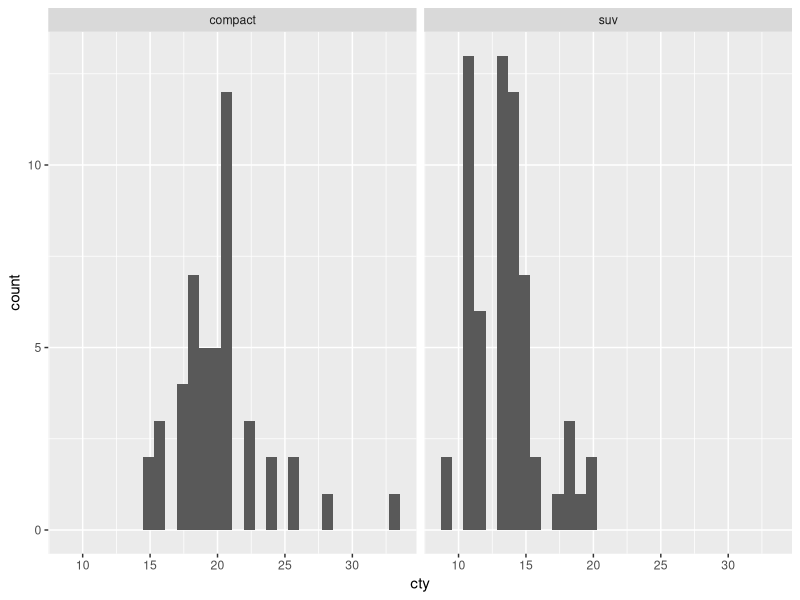
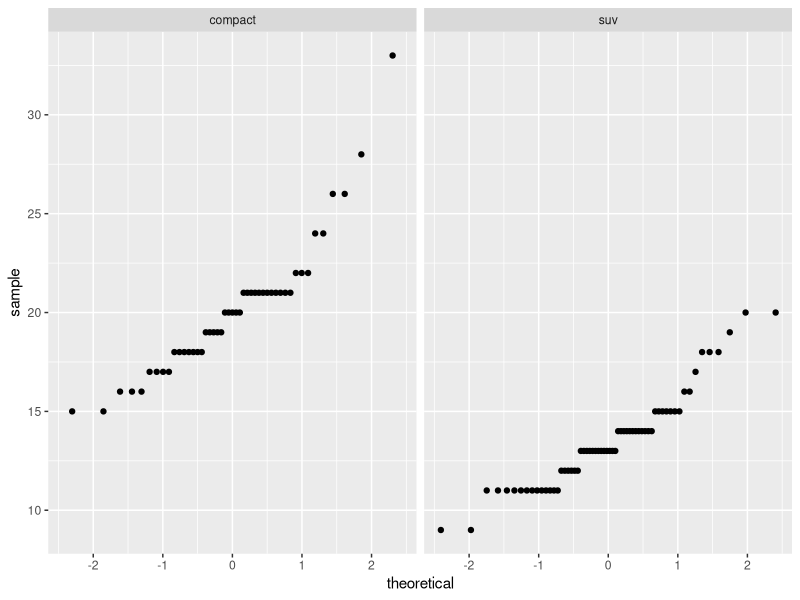

The R source for these figures, in order:
## ---- chunk 1
knitr::opts_chunk$set(echo = TRUE)
library(tidyverse)
## ---- chunk 2
pika_mass <- c(82, 94, 110, 70, 86, 99, 102, 366)

pika_mean <- mean(pika_mass)

pika_sd <- sd(pika_mass)

pika_confidence_interval <- t.test(pika_mass)

## ---- chunk 3
oak_trees <- c(29, 19, 22, 30 ,35, 16, 20, 7)

pine_trees <- c(48, 32, 41, 40, 56, 70, 30, 19, 20)

## ---- chunk 4
trees_t <- t.test(oak_trees, pine_trees)
## ---- chunk 5
# create a new subset called compact_suv that only contains observations where the class is suv OR compact

compact_suv <- mpg %>% 
  filter(class %in% c("suv", "compact"))
## ---- chunk 6
ggplot(data = compact_suv, aes(x = cty)) +
  geom_histogram() +
  facet_wrap(~ class)

ggplot(data = compact_suv, aes(sample = cty)) +
  geom_qq() +
  facet_wrap(~ class)
